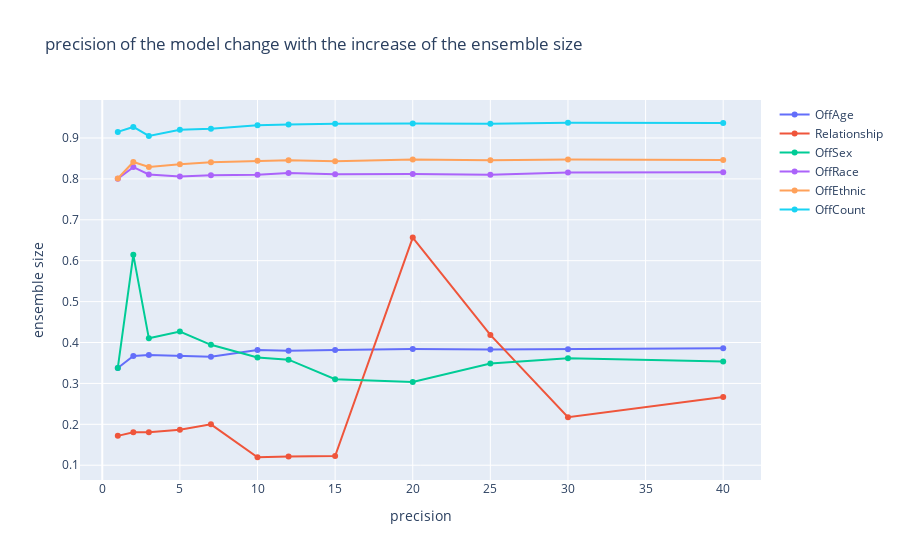
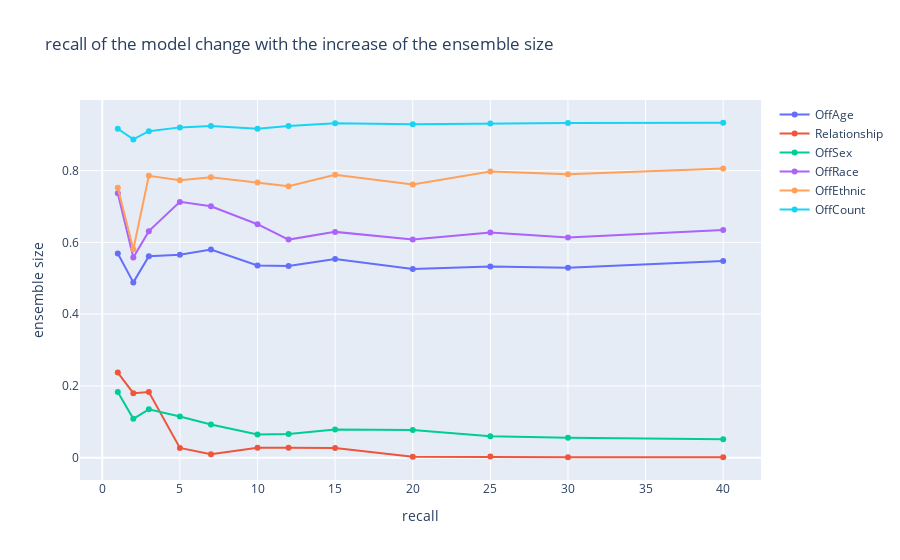
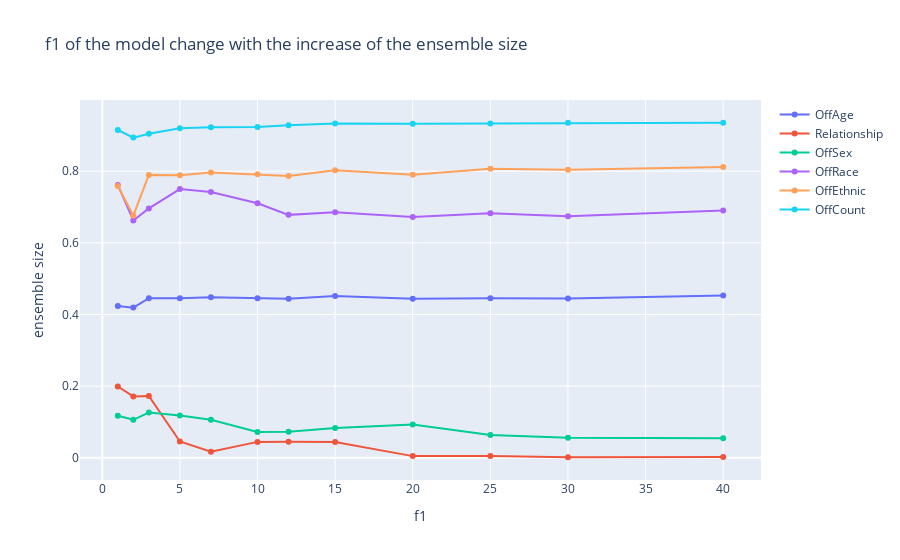

Source (notebook cell) for these figures, in order:
### Code cell
met_names = ['precision','recall','f1']
index = pd.MultiIndex.from_product([range(s)for s in np.array(all_met).shape], names=met_names)
df = pd.DataFrame({'A': np.array(all_met).flatten()}, index=index)['A']

df = df.unstack(level='precision').swaplevel().sort_index()
df.columns = chain_sizes
df.index.names = ['output', 'metric']

for m in range(3):
    fig = go.Figure()

    for o in range(len(output_cols)):
        met = df.loc[(o,m)]
        fig.add_trace(go.Scatter(
        x=chain_sizes,
        name = output_cols[o],
        y=met))
    fig.update_layout(title=str(met_names[m]+' of the model change with the increase of the ensemble size'),
                   xaxis_title=met_names[m],
                   yaxis_title= 'ensemble size')
    fig.show()

### Figure 1 — Plotly figure (JSON) as saved in the notebook; plotly's stock layout.template omitted (floating-point values rounded to 4 significant figures)
{"data": [{"name": "OffAge", "type": "scatter", "x": [1, 2, 3, 5, 7, 10, 12, 15, 20, 25, 30, 40], "y": [0.3379, 0.3671, 0.3696, 0.3671, 0.3654, 0.3814, 0.3802, 0.3817, 0.3841, 0.3827, 0.3837, 0.386]}, {"name": "Relationship", "type": "scatter", "x": [1, 2, 3, 5, 7, 10, 12, 15, 20, 25, 30, 40], "y": [0.1718, 0.1808, 0.1803, 0.1869, 0.1999, 0.1195, 0.1215, 0.1226, 0.6565, 0.4186, 0.2173, 0.2667]}, {"name": "OffSex", "type": "scatter", "x": [1, 2, 3, 5, 7, 10, 12, 15, 20, 25, 30, 40], "y": [0.3379, 0.6144, 0.4103, 0.4268, 0.3943, 0.3636, 0.358, 0.3104, 0.3036, 0.3487, 0.3616, 0.3535]}, {"name": "OffRace", "type": "scatter", "x": [1, 2, 3, 5, 7, 10, 12, 15, 20, 25, 30, 40], "y": [0.8003, 0.8289, 0.8109, 0.8059, 0.809, 0.8099, 0.8144, 0.8115, 0.8119, 0.8103, 0.8158, 0.8163]}, {"name": "OffEthnic", "type": "scatter", "x": [1, 2, 3, 5, 7, 10, 12, 15, 20, 25, 30, 40], "y": [0.8009, 0.8414, 0.8294, 0.8361, 0.8404, 0.8441, 0.8458, 0.8433, 0.8476, 0.8456, 0.8473, 0.8463]}, {"name": "OffCount", "type": "scatter", "x": [1, 2, 3, 5, 7, 10, 12, 15, 20, 25, 30, 40], "y": [0.9149, 0.9271, 0.905, 0.9203, 0.9229, 0.9315, 0.9332, 0.935, 0.9353, 0.935, 0.9373, 0.937]}], "layout": {"title": {"text": "precision of the model change with the increase of the ensemble size"}, "xaxis": {"title": {"text": "precision"}}, "yaxis": {"title": {"text": "ensemble size"}}}}

### Figure 2 — Plotly figure (JSON) as saved in the notebook; plotly's stock layout.template omitted (floating-point values rounded to 4 significant figures)
{"data": [{"name": "OffAge", "type": "scatter", "x": [1, 2, 3, 5, 7, 10, 12, 15, 20, 25, 30, 40], "y": [0.5689, 0.4885, 0.5612, 0.5659, 0.5803, 0.5359, 0.5341, 0.5536, 0.5256, 0.5328, 0.5292, 0.5485]}, {"name": "Relationship", "type": "scatter", "x": [1, 2, 3, 5, 7, 10, 12, 15, 20, 25, 30, 40], "y": [0.2371, 0.1797, 0.183, 0.02707, 0.009423, 0.0276, 0.02781, 0.02718, 0.002672, 0.002848, 0.00109, 0.001266]}, {"name": "OffSex", "type": "scatter", "x": [1, 2, 3, 5, 7, 10, 12, 15, 20, 25, 30, 40], "y": [0.1827, 0.1084, 0.1348, 0.1148, 0.09215, 0.06427, 0.06596, 0.07841, 0.07675, 0.05967, 0.05576, 0.05116]}, {"name": "OffRace", "type": "scatter", "x": [1, 2, 3, 5, 7, 10, 12, 15, 20, 25, 30, 40], "y": [0.7369, 0.5578, 0.6314, 0.7129, 0.7008, 0.6507, 0.6078, 0.6293, 0.6081, 0.6276, 0.614, 0.6348]}, {"name": "OffEthnic", "type": "scatter", "x": [1, 2, 3, 5, 7, 10, 12, 15, 20, 25, 30, 40], "y": [0.7524, 0.5806, 0.7856, 0.773, 0.7813, 0.7671, 0.7563, 0.7883, 0.7614, 0.7978, 0.79, 0.8059]}, {"name": "OffCount", "type": "scatter", "x": [1, 2, 3, 5, 7, 10, 12, 15, 20, 25, 30, 40], "y": [0.9169, 0.887, 0.9099, 0.9206, 0.9243, 0.9171, 0.9247, 0.9319, 0.9296, 0.9313, 0.9331, 0.9335]}], "layout": {"title": {"text": "recall of the model change with the increase of the ensemble size"}, "xaxis": {"title": {"text": "recall"}}, "yaxis": {"title": {"text": "ensemble size"}}}}

### Figure 3 — Plotly figure (JSON) as saved in the notebook; plotly's stock layout.template omitted (floating-point values rounded to 4 significant figures)
{"data": [{"name": "OffAge", "type": "scatter", "x": [1, 2, 3, 5, 7, 10, 12, 15, 20, 25, 30, 40], "y": [0.424, 0.4192, 0.4457, 0.4453, 0.4484, 0.4456, 0.4442, 0.4519, 0.4438, 0.4455, 0.4449, 0.4531]}, {"name": "Relationship", "type": "scatter", "x": [1, 2, 3, 5, 7, 10, 12, 15, 20, 25, 30, 40], "y": [0.1989, 0.1713, 0.1726, 0.04564, 0.01721, 0.04443, 0.04484, 0.04407, 0.004719, 0.004994, 0.001543, 0.001893]}, {"name": "OffSex", "type": "scatter", "x": [1, 2, 3, 5, 7, 10, 12, 15, 20, 25, 30, 40], "y": [0.1173, 0.1061, 0.1262, 0.1179, 0.106, 0.07186, 0.07244, 0.08289, 0.09323, 0.06358, 0.05565, 0.05475]}, {"name": "OffRace", "type": "scatter", "x": [1, 2, 3, 5, 7, 10, 12, 15, 20, 25, 30, 40], "y": [0.7617, 0.6623, 0.6961, 0.75, 0.7422, 0.7107, 0.6781, 0.6857, 0.6723, 0.6826, 0.6739, 0.6906]}, {"name": "OffEthnic", "type": "scatter", "x": [1, 2, 3, 5, 7, 10, 12, 15, 20, 25, 30, 40], "y": [0.7588, 0.6763, 0.7897, 0.7887, 0.7964, 0.7914, 0.7868, 0.8025, 0.7903, 0.8072, 0.8044, 0.812]}, {"name": "OffCount", "type": "scatter", "x": [1, 2, 3, 5, 7, 10, 12, 15, 20, 25, 30, 40], "y": [0.915, 0.8937, 0.9044, 0.92, 0.9228, 0.9231, 0.9286, 0.9334, 0.9324, 0.9331, 0.9352, 0.9352]}], "layout": {"title": {"text": "f1 of the model change with the increase of the ensemble size"}, "xaxis": {"title": {"text": "f1"}}, "yaxis": {"title": {"text": "ensemble size"}}}}
